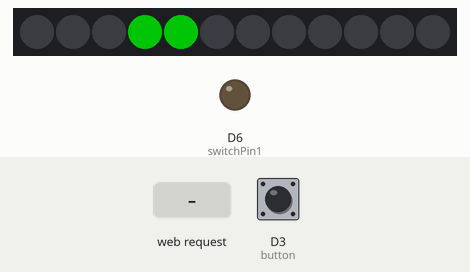
Recording of a sketch running on a simulated ESP8266 (NodeMCU). Parts: 12 RGB LEDs in strip order, left to right, output pins drawn as LEDs (lit = HIGH). Inputs (shaded band) come from the test bench; at power-on: D3 (button) LOW. Dim RGB values are drawn brighter than linear; WiFi joins after 1.5 s; servers stay silent unless stated; no MQTT or app messages arrive unless stated; what the sketch prints to the serial monitor is not drawn.

Above: at 2.5 s.
4.3 s: HTTP request GET /off received
At 4.9 s:
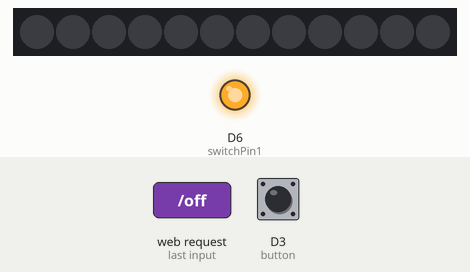
5.8 s: D3 (button) pulled HIGH for 0.15 s
At 7.2 s:
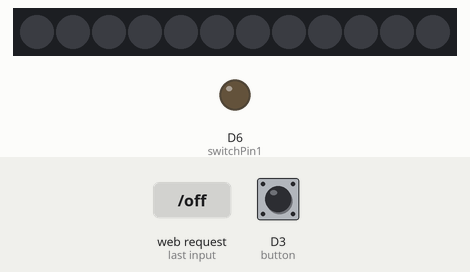
8.9 s: HTTP request GET /home/room/light/set/ received
At 9.6 s:
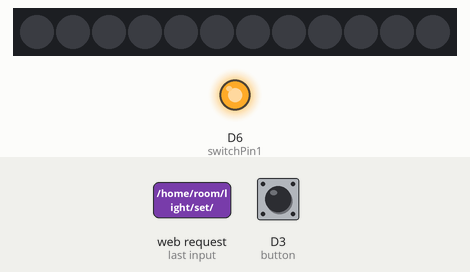
10.4 s: D3 (button) pulled HIGH for 1 s
At 10.7 s:
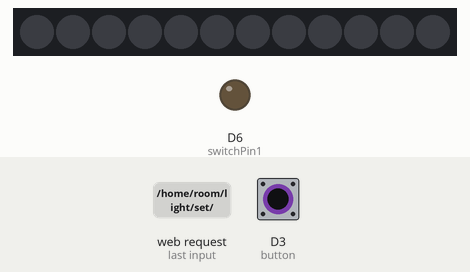
12.9 s: D3 (button) pulled HIGH for 3.2 s
At 13.8 s:
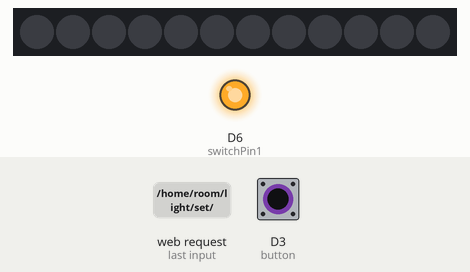
Timing chart, 0 to 15.9 s (numbered marks = the images above; inputs shaded):
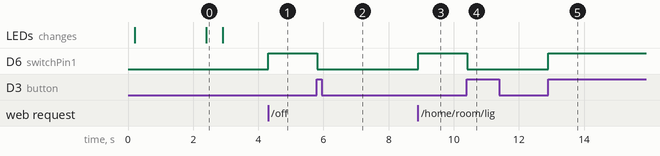

Measured:
- after the input at 4.3 s, D6 (switchPin1): LOW → HIGH at once
- after the input at 5.8 s, D6 (switchPin1): HIGH → LOW at once
- after the input at 8.9 s, D6 (switchPin1): LOW → HIGH at once
- after the input at 10.4 s, D6 (switchPin1): HIGH → LOW at once
- after the input at 12.9 s, D6 (switchPin1): LOW → HIGH at once
- what the display in image 0 shows lasts 0.5 s, from 2.4 s to 2.9 s

The sketch:

main.ino
```cpp
#include <PubSubClient.h>
#include <ESP8266WiFi.h>
#include <WiFiManager.h>
#include <ArduinoOTA.h>
#include <TaskScheduler.h>
#include <Adafruit_NeoPixel.h>
#include <stdlib.h>

void callback(char* topic, byte* payload, unsigned int length);

#define MQTT_SERVER "192.168.1.12"  //you MQTT IP Address
#define PIN D1
const char* ssid = "ssid";
const char* password = "password";


int state = HIGH;      // the current state of the output pin
int lightState = HIGH;
int stateDown = HIGH;
const int switchPin1 = D6;

uint8_t colorWipeSpeed = 50;
uint8_t fadeSpeed = 0;
uint32_t colorWipeColor;
uint16_t j;

//fade
long Rfade = 0;
long Gfade = 0;
long Bfade = 0;
long fadewait = 60;
long fadeDelay = 3000;


char const* room_light = "/home/room/light/set/";

Adafruit_NeoPixel strip = Adafruit_NeoPixel(12, PIN, NEO_GRB + NEO_KHZ800);
WiFiServer server(80);
WiFiManager wifiManager;


Scheduler runner;
WiFiClient wifiClient;
PubSubClient client(MQTT_SERVER, 1883, callback, wifiClient);

void mqttLoop();
void buttonLoop();
void httpLoop();
void colorWipeLoop();
void FadeLoop();


bool buttonSetup();
bool httpSetup();

Task buttonTask(50, TASK_FOREVER, &buttonLoop, NULL, false, &buttonSetup);
Task httpTask(10, TASK_FOREVER, &httpLoop, NULL, false, &httpSetup);
Task mqttTask(100, TASK_FOREVER, &mqttLoop, NULL, false);
Task fadeTask(fadeSpeed, TASK_FOREVER, &fadeLoop, NULL, false);
Task colorWipeTask(colorWipeSpeed, TASK_FOREVER, &colorWipeLoop);

void disableAll() {
  colorWipeTask.disable();
  fadeTask.disable();
}

void setup() {
  Serial.begin(115200);
  delay(200);


  //initialize the switch as an output and set to LOW (off)
  pinMode(switchPin1, OUTPUT); // Relay Switch 1
  digitalWrite(switchPin1, LOW);


  strip.begin();
  strip.setBrightness(255);
  strip.show();

  // Inint task schedueler
  runner.init();
  runner.addTask(colorWipeTask);
  runner.addTask(fadeTask);
  runner.addTask(buttonTask);
  runner.addTask(mqttTask);
  runner.addTask(httpTask);
  delay(200);

  //start the serial line for debugging

  //NeoPixels off
  Serial.println("NeoPixel OFF");
  setStripColor(0, 11, 0, 0, 0);
  state = LOW;

  //start wifi subsystem
  WiFi.disconnect();
  WiFi.softAPdisconnect();
  WiFi.mode(WIFI_OFF);
  delay(500);
  WiFi.mode(WIFI_STA);
  WiFi.config(IPAddress(192, 168, 1, 16), IPAddress(192, 168, 1, 1), IPAddress(255, 255, 255, 0), IPAddress(192, 168, 1, 1));
  WiFi.begin(ssid, password);

  //attempt to connect to the WIFI network and then connect to the MQTT server
  reconnect();
  Serial.println("setup reconnect done");


  buttonTask.enable();
  mqttTask.enable();
  httpTask.enable();
}


void loop() {
  runner.execute();
}
```

button.ino
```cpp
int button = D3;
int reading;           // the current reading from the input pin
int previous = LOW;    // the previous reading from the input pin
long buttonTime = 0;         // the last time the output pin was toggled
long debounce = 200;   // the debounce time, increase if the output flickers


void buttonLoop() {
  reading = digitalRead(button);

  if (reading == HIGH && previous == LOW && millis() - buttonTime > debounce) {
    Serial.println("BUTTON PRESSED");

    if (lightState == HIGH) {
      digitalWrite(switchPin1, LOW);
      lightState = LOW;
      client.publish("/home/room/light/state/", "ON");
    }
    else if (lightState == LOW) {
      digitalWrite(switchPin1, HIGH);
      lightState = HIGH;
      client.publish("/home/room/light/state/", "OFF");
    }
  }

  previous = reading;


}

bool buttonSetup(){
  pinMode(button, INPUT);
  delay(100);
  return true;
}
```

functions.ino
```cpp
int firstWifiloop = 0;
void callback(char* p_topic, byte* p_payload, unsigned int p_length) {

  //convert topic to string to make it easier to work with
  String topicStr = p_topic;
  String payload;
  for (uint8_t i = 0; i < p_length; i++) {
    payload.concat((char)p_payload[i]);
  }

  //Print out some debugging info
  Serial.println("Callback update.");
  Serial.print("Topic: ");
  Serial.println(topicStr);

  if (topicStr == "/home/room/light/set/") {

    if (payload.equals(String("ON"))) {
      digitalWrite(switchPin1, LOW);
      lightState = LOW;
      client.publish("/home/room/light/state/", "ON");
    }

    else if (payload.equals(String("OFF"))) {
      digitalWrite(switchPin1, HIGH);
      lightState = HIGH;
      client.publish("/home/room/light/state/", "OFF");
    }

  }

}

int mqttTry = 0;
void reconnect() {

  //attempt to connect to the wifi if connection is lost
  if (WiFi.status() != WL_CONNECTED) {
    //debug printing
    Serial.print("Connecting to ");
    Serial.println(ssid);

    while (WiFi.status() != WL_CONNECTED && firstWifiloop < 20 ) {
      delay(500);
      Serial.print(".");
      firstWifiloop++;
    }
    if (WiFi.status() == WL_CONNECTED) {
      //print out some more debug once connected
      Serial.println("");
      Serial.println("WiFi connected");
      Serial.print("* IP address:\t");
      Serial.println(WiFi.localIP());
      setStripColor(3, 4, 0, 92, 3);
      delay(500);
      setStripColor(3, 4, 0, 0, 0);
      state = LOW;
    }
  }

  //make sure we are connected to WIFI before attemping to reconnect to MQTT
  if (WiFi.status() == WL_CONNECTED) {
    // Loop until we're reconnected to the MQTT server
    while (!client.connected()) {
      Serial.print("Attempting MQTT connection...");

      String clientName;
      clientName += "esp8266-";
      uint8_t mac[6];
      WiFi.macAddress(mac);
      clientName += macToStr(mac);

      if (client.connect((char*) clientName.c_str())) {
        Serial.print("\nMQTT Connected to:\t");
        Serial.println(MQTT_SERVER);
        client.subscribe(room_light);

      }

      else {
        Serial.println("\tFailed.");
        mqttTry++;
        break;
      }
    }
  }

}

//generate unique name from MAC addr
String macToStr(const uint8_t* mac) {

  String result;

  for (int i = 0; i < 6; ++i) {
    result += String(mac[i], 16);

    if (i < 5) {
      result += ':';
    }
  }

  return result;
}

void setStripColor(int from, int to, uint8_t r, uint8_t g, uint8_t b) {
  for (int i = from; i <= to; i++ ) {
    strip.setPixelColor(i, r, g, b);
  }
  strip.show();
}

void setFractionStripColor(int from, int to, uint8_t r, uint8_t g, uint8_t b, double fraction) {
  r = ((r - 0) * fraction);
  g = ((g - 0) * fraction);
  b = ((b - 0) * fraction);
  for (int i = from; i <= to; i++ ) {
    strip.setPixelColor(i, r, g, b);
  }
  strip.show();
}
```

mqtt.ino
```cpp
void mqttLoop() {
  //reconnect if connection is lost
  if (WiFi.status() != WL_CONNECTED || !client.connected() && mqttTry < 3) {
    if (WiFi.status() != WL_CONNECTED) {
      Serial.println("WiFi is not connected");
    }
    Serial.println("reconnect...");
    reconnect();
    if (mqttTry == 3) {
      Serial.println("NeoPixel OFF");

    }
    mqttTask.delay(2000);
  }

  //maintain MQTT connection
  client.loop();

  //MUST delay to allow ESP8266 WIFI functions to run
  delay(10);


}

bool httpSetup() {
  Serial.println("Server started");
  server.begin();
  return true;
}

void httpLoop() {
  WiFiClient httpclient = server.available();
  if (!httpclient) {
    return;
  }

  // Wait until the client sends some data
  Serial.println("main new client");

  // Read the first line of the request
  String request = httpclient.readStringUntil('\r');
  Serial.println(request);
  httpclient.flush();

  // Return the response
  httpclient.println("HTTP/1.1 200 OK");
  httpclient.println("Content-Type: text/html");
  httpclient.println(""); //  do not forget this one

  if (request.indexOf("/light") != -1) {
    Serial.println("http Light GET");

    if (lightState == HIGH) {
      digitalWrite(switchPin1, LOW);
      lightState = LOW;
      client.publish("/home/room/light/state/", "ON");
    }
    else if (lightState == LOW) {
      digitalWrite(switchPin1, HIGH);
      lightState = HIGH;
      client.publish("/home/room/light/state/", "OFF");
    }

  }

  if (request.indexOf("/on") != -1) {
    Serial.println("http ON GET");

    digitalWrite(switchPin1, LOW);
    lightState = LOW;
    client.publish("/home/room/light/state/", "ON");

  }

  if (request.indexOf("/off") != -1) {
    Serial.println("http OFF GET");

    digitalWrite(switchPin1, HIGH);
    lightState = HIGH;
    client.publish("/home/room/light/state/", "OFF");

  }

  if (request.indexOf("/fade=") != -1) {
    Serial.print("fade ");
    httpclient.print("fade ");
    char hex[7];
    memcpy( hex, &request[10], 6 );
    hex[7] = '\0';
    Serial.println(hex);
    httpclient.println(hex);

    long long number = strtol( hex, NULL, 16);
    Rfade = number >> 16;
    Gfade = number >> 8 & 0xFF;
    Bfade = number & 0xFF;

    char sec1[5];
    memcpy( sec1, &request[16], 4 );
    sec1[5] = '\0';
    Serial.println(sec1);
    httpclient.println(sec1);
    long fadewaitsec = strtol( sec1, NULL, 10);
    fadewait = fadewaitsec;


    char sec2[5];
    memcpy( sec2, &request[20], 4 );
    sec2[5] = '\0';
    Serial.println(sec2);
    httpclient.println(sec2);
    long fadedelaysec = strtol( sec2, NULL, 10);
    fadeDelay = fadedelaysec;
    disableAll();
    fadeTask.enableIfNot();
    state = HIGH;
  }

  if (request.indexOf("/hex=") != -1) {
    Serial.print("hex ");
    httpclient.print("hex ");
    char hex[7];
    memcpy( hex, &request[9], 6 );
    hex[7] = '\0';
    Serial.println(hex);
    httpclient.println(hex);

    long long number = strtol( hex, NULL, 16);
    long long r = number >> 16;
    long long g = number >> 8 & 0xFF;
    long long b = number & 0xFF;

    colorWipeColor = strip.Color(r, g, b);
    disableAll();
    colorWipeTask.enableIfNot();
    state = HIGH;
  }


  if (request.indexOf("/stop") != -1) {
    Serial.println("disable all");
    httpclient.println("disable all");
    colorWipeColor = strip.Color(0, 0, 0);
    disableAll();
    colorWipeTask.enableIfNot();
    state = LOW;
  }
}
```

neopixel.ino
```cpp
void fadeLoop() {
  double i=0;
    while(i<1){
    setFractionStripColor(0,11,Rfade,Gfade,Bfade,i);
    i=i+0.025;
  delay(fadewait);
  }
  double j=1;
  while(j>=0){
    setFractionStripColor(0,11,Rfade,Gfade,Bfade,j);
    j=j-0.025;
  delay(fadewait);
  }
  setFractionStripColor(0,11,Rfade,Gfade,Bfade,0);
  fadeTask.delay(fadeDelay);
}


void colorWipeLoop() {
  if (colorWipeTask.isFirstIteration()) {
    Serial.println("colorWipeLoop started");
    j = 0;
  }

  strip.setPixelColor(j, colorWipeColor);
  strip.show();
  j++;

  if (j >= strip.numPixels()) {
    colorWipeTask.disable();
  }
}
```
